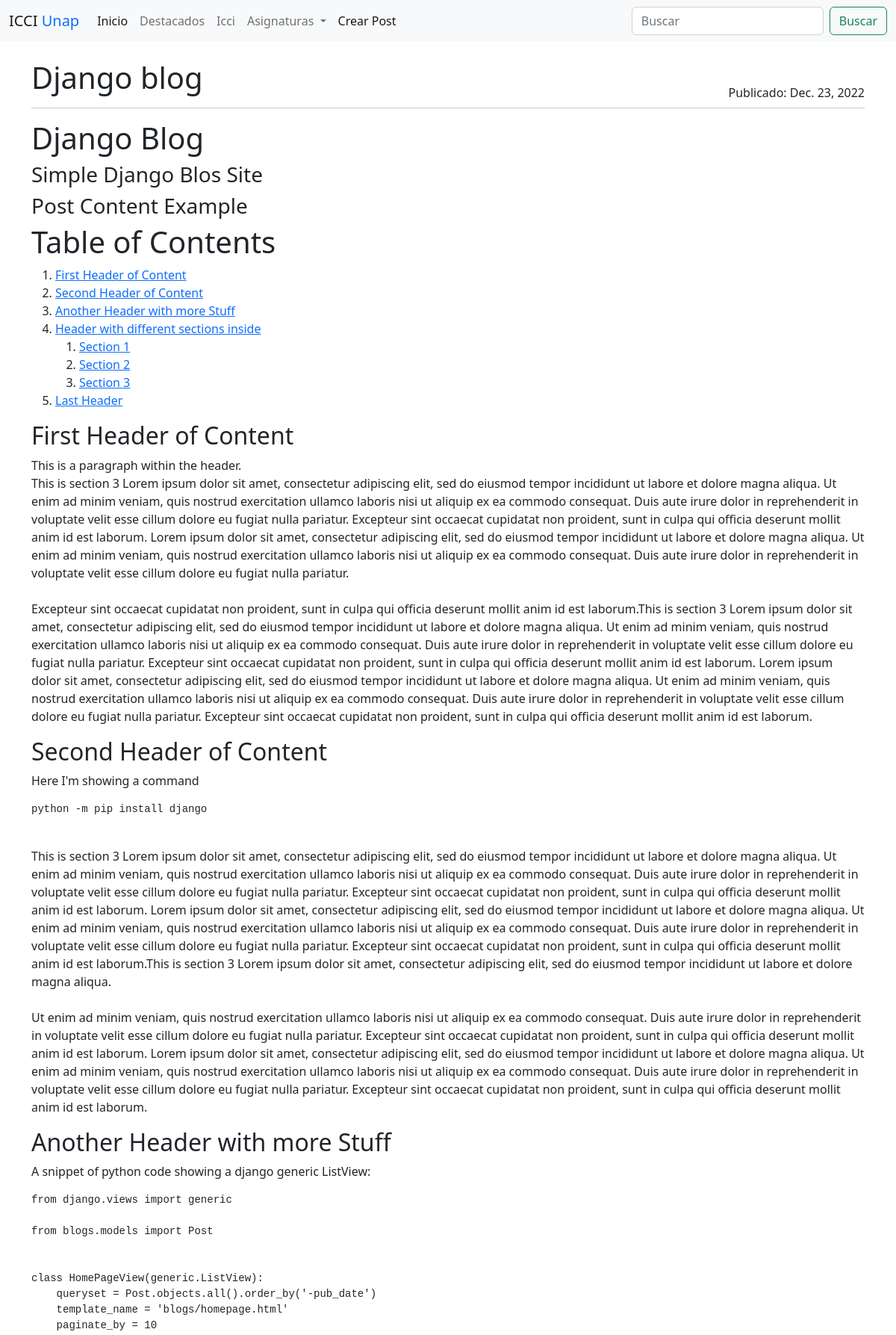
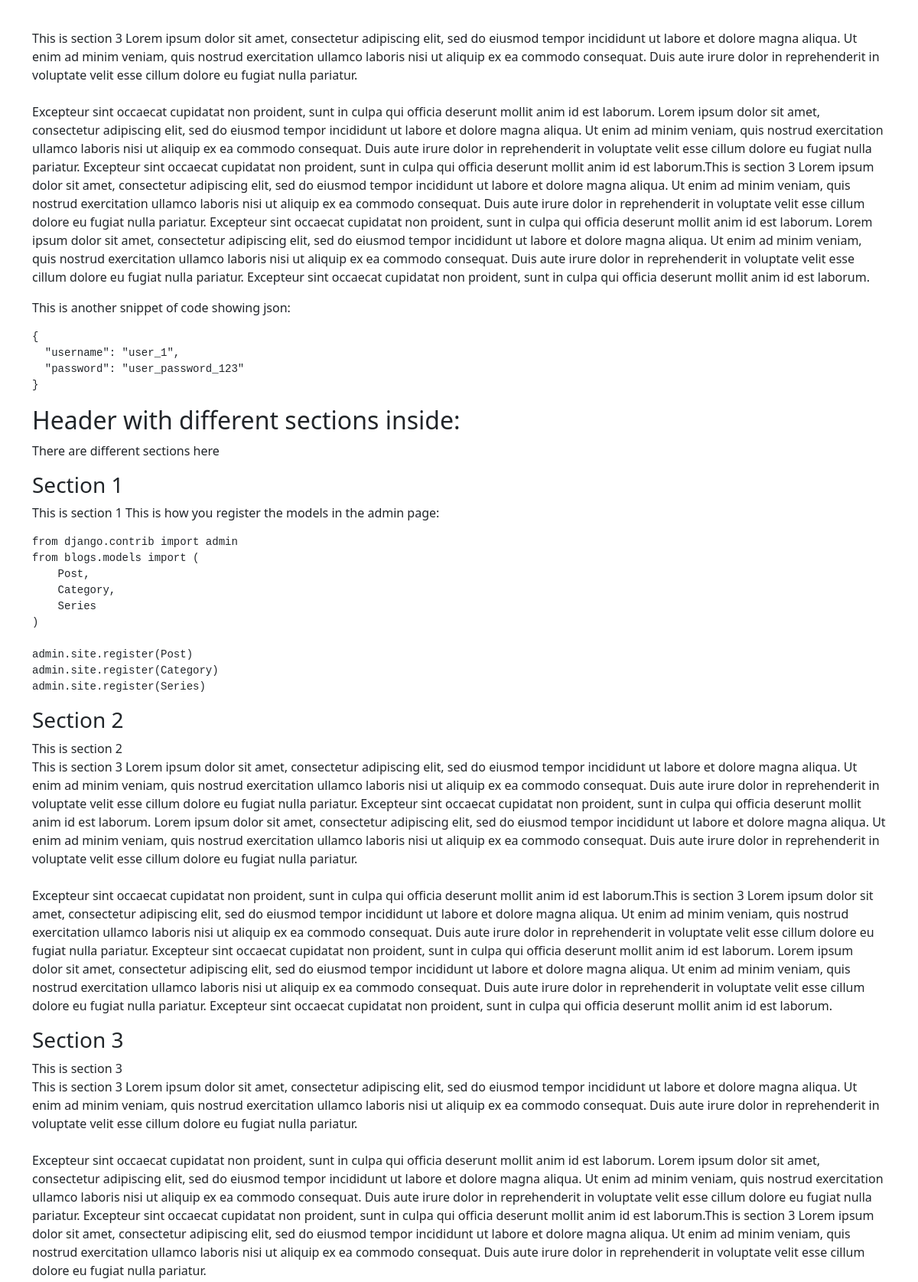
The page /post/5 (upper part) on the database its author committed (2 pictures, top to bottom).
### blogs/models.py (models this page shows, shortened)
class Post(models.Model):
    title=models.CharField(max_length=255)
    date_created=models.DateTimeField(auto_now_add=True)
    content=models.TextField()
    author=models.ForeignKey(settings.AUTH_USER_MODEL, on_delete=models.PROTECT)
    categories=models.ManyToManyField('Category')   #un post puede tener varias categorias y una categoria puede tener muchos post=ManyToManyField
    featured=models.BooleanField(default=False)
    pub_date = models.DateTimeField(default=timezone.now)
    class Meta:
        ordering=["-date_created"]

### blogs/views.py (the view)
# urls.py: path('post/<int:pk>', views.PostDetailView.as_view(), name='post'),
class PostDetailView(generic.DetailView):
    model = Post
    queryset = Post.objects.filter(
        pub_date__lte=timezone.now()
    )
    def get_context_data(self, **kwargs):
        context=super().get_context_data(**kwargs)
        context['categories'] = Category.objects.all()
        return context

### blogs/templatetags/markdown_extras.py (called while the page is built)
@register.filter()
@stringfilter
def markdown(value):
    return md.markdown(value, extensions=[
        'markdown.extensions.fenced_code',
        'markdown.extensions.toc',   #agregamos una extension de markdown la cual en una tabla de contenidos lleva al contenido especifico
    ])

### blogs/templates/blogs/post_detail.html
{% extends 'base.html' %}
{% load markdown_extras %}
{% block content %}
<div class="container-xxl bd-gutter mt-3 my-md-4 bd-layout">
    <main class="container">
        <div class="row g-5">
            <div class="col-md-12">
                <div class="row">
                    <div class="d-flex justify-content-between">
                        <h1>{{ post.title }}</h1>
                        <div class="align-self-end">Publicado: {{ post.date_created.date }}</div>
                    </div>
                </div>
                <hr class="d-none d-md-block my-2 mb-3 mt-2">
                <p>{{ post.content | markdown | safe }}</p>
            </div>
        </div>
    </main>
</div>
{% endblock content %}

### rows shown on the page
Post: title "Django blog", date_created "Dec. 23, 2022", content "Django Blog Simple Django Blos Site Post Content Example Table of Contents First Header of Content Second Header of Content Another Header with more Stuff Header with different sections inside Section 1 Section 2 Section 3 Last Header First Header of Content This is a paragraph within the header. This is section 3 Lorem ipsum dolor sit amet, consectetur adipiscing elit, sed do eiusmod tempor incididunt ut labore et dolore magna aliqua. Ut enim ad minim veniam, quis nostrud exercitation ullamco laboris nisi ut aliquip ex ea commodo consequat. Duis aute irure dolor in reprehenderit in voluptate velit esse cillum dolore eu fugiat nulla pariatur. Excepteur sint occaecat cupidatat non proident,…"
